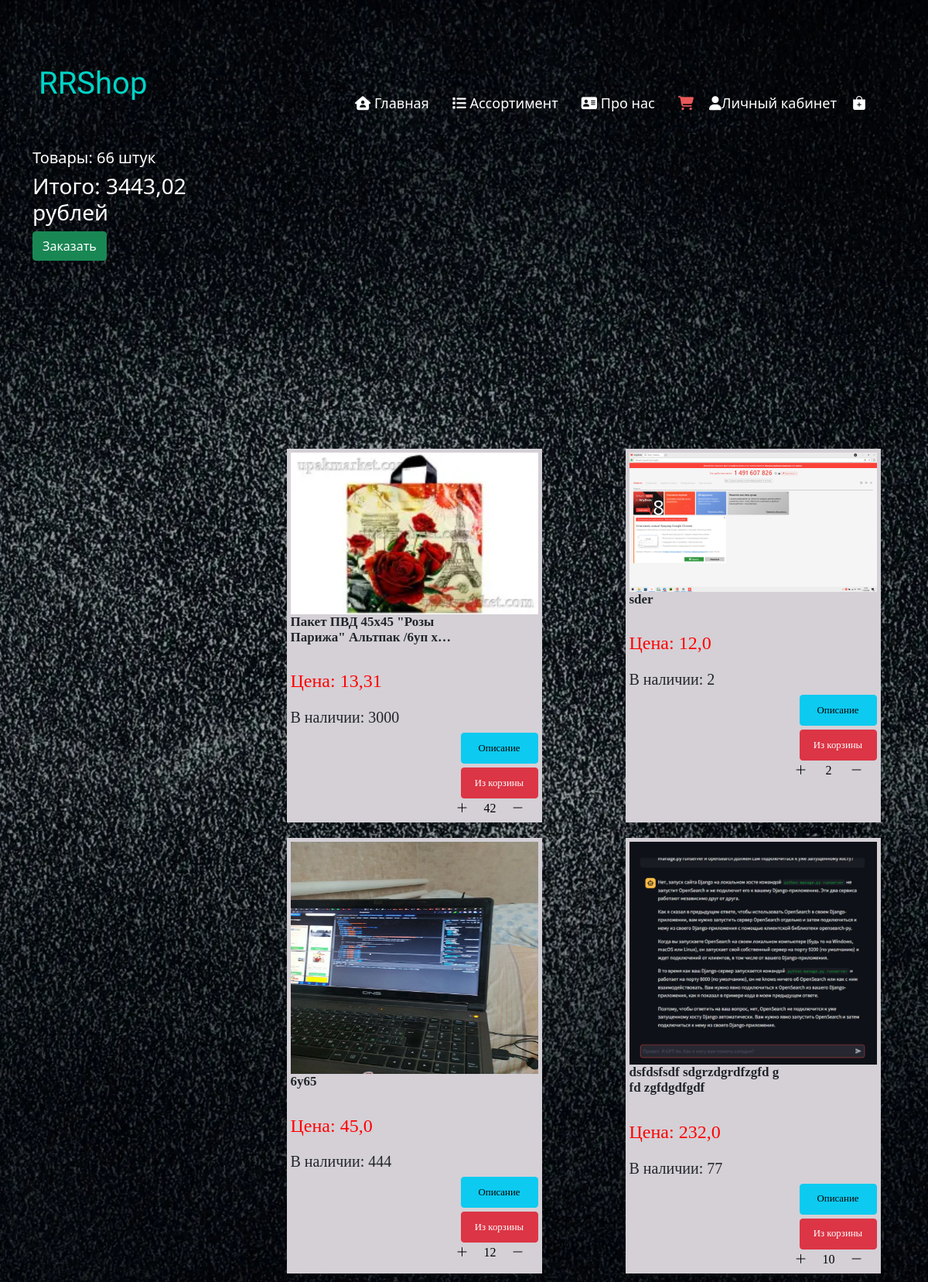
The app's page /basket (signed in) with its own data.
### news/models.py (models this page shows, shortened)
class Products(models.Model):
    title = models.CharField('Название товара', max_length=200)
    price = models.FloatField('Цена товара')
    additional_info = models.TextField('Описание товара')
    image = models.ImageField('Картинка', upload_to='images')
    THEME_CHOICES = (
        ('Пакеты', 'Пакеты'),
        ('Пластиковая одноразовая посуда', 'Пластиковая одноразовая посуда'),
        ('Бумажная одноразовая посуда', 'Бумажная одноразовая посуда'),
        ('Пластиковая упаковка', 'Пластиковая упаковка'),
        ('Бумажная упаковка', 'Бумажная упаковка'),
        ('Ланч боксы и лотки', 'Ланч боксы и лотки'),
        ('Пленка и скотч', 'Пленка и скотч'),
        ('Товары хоз назначения', 'Товары хоз назначения'),
        ('Монтажные летны', 'Монтажные летны'),
        ('Сезонные товары', 'Сезонные товары'),
        ('Продукты питания', 'Продукты питания'),
        ('Бытовая химия', 'Бытовая химия'),
        ('Подарочная упаковка', 'Подарочная упаковка'),
        ('Новогодняя продукция', 'Новогодняя продукция'),
        ('Канцелярские товары', 'Канцелярские товары'),
    )
    category = models.CharField('Категория', max_length=100, choices=THEME_CHOICES)
    quantity = models.IntegerField('Штук в наличии')
    class Meta:
        verbose_name = 'Товар'
        verbose_name_plural = 'Товары'

### base/views.py (the view)
# urls.py: path('basket', views.basket, name='basket'),
def basket(request):
    products = list(Basket.objects.filter(username=request.user.username))
    products_itog = []
    products_id = []
    pr = ''
    for el in products: # Перебираем все продукты из корзины пользователя
        product_user = Products.objects.get(id=el.id_product) # Достаем данные о товаре из общей таблицы
        product_user.quantity_basket = el.quantity
        products_itog.append(product_user)
        products_id.append(product_user.id)
    return render(request, 'base/basket.html',
                  {'products_id': products_id, 'products': products_itog, 'active_b': 'basket',
                   'number': sum([el.quantity_basket for el in products_itog]), 'summa': sum(el.price * el.quantity_basket for el in products_itog)})

### base/templates/base/basket.html (shortened to what this page needs)
{% extends 'base/layout.html' %}
{% block content %}
{% load static %}
    <div class="abs_basket">
        {% for el in products %}
            <div class="assortment">
                <img src="/media/{{el.image}}" onclick="openImage('/media/{{el.image}}')">
                <div class="text_block">
                    <h3 class='title_desktop' style="">{{ el.title }}</h3><br>
                    <h4 class="price">Цена: {{ el.price }}</h4>
                    <h5 class="nail_desktop">В наличии: {{ el.quantity }}</h5>
                    <div class="button_asort" style="">
                        <button class="btn btn-info" id="info" onclick="openDialog('{{ el.id }}')">
                            <span class="text_about1">Описание</span>
                        </button>
                        <button id="delete-to-cart-{{ el.id }}" class="btn btn-danger" onclick="removeFromCart('{{ el.id }}')">
                            <span class="text_out1"><a href="{% url 'delete_to_cart_basket' %}?id={{ el.id }}">Из корзины</a></span>
                        </button>
                        <div class="quantity_product_a" data-id="{{ el.id }}" id="product-card" quantity="{{ el.quantity }}">
                          <button class="increase-btn"><i class="bi bi-plus-lg"></i></button>
                          <input id='input_{{ el.id }}' type="number" class="counter-input" value="{{ el.quantity_basket }}" min="1" max="100" data-product-id="{{ el.id }}">
                          <button class="decrease-btn"><i class="bi bi-dash-lg"></i></button>
                        </div>
                    </div>
                </div>
            </div>
	    {% endfor %}
    </div>
    <div class="bask">
        <div class="pad_text_basket">
            <h5 class="total-quantity">Товары: {{number}} штук</h5>
            <h3 class="total-price">Итого: {{summa}} рублей</h3>
            <div class="button_buy">
                <button onclick="openPopup('{{request.user.username}}', '{{summa}}', '{{request.user.last_name}}',  '{{info}}', '{{request.user.id}}')" class="btn btn-success">Заказать</button>
            </div>
        </div>
    </div>
{% endblock %}

### base/static/base/css/main.css (style rules this page uses)
body { font-family: "PT Sans", sans-serif; background-size: 100%; padding: 0; background-attachment: fixed; background-size: cover; background-repeat: no-repeat; background-position: center center; margin-bottom: 200px; }
.bask { float: left; padding: 3.5%; color: #fff; position: fixed; font-weight: bold; }

### base/static/base/css/assortment.css (style rules this page uses)
.quantity_product_a { width: 35%; margin-left: auto; margin-right: 0; }
:root { --rad: .7rem; --dur: .3s; --color-dark: #2f2f2f; --color-light: #fff; --color-brand: #57bd84; --font-fam: 'Lato', sans-serif; --height: 5rem; --btn-width: 6rem; --bez: cubic-bezier(0, 0, 0.43, 1.49); }
:root { --vs-primary: 29 92 255; }
.assortment { position:relative; margin-right: 15px; display: inline-block; clear: both; width: 330px; height: auto; min-height: 400px; padding: 5px; margin-bottom: 20px; background: #d4d0d6; transition: transform .6s ease; box-sizing: border-box; }
.abs_basket { margin-left: 324px; top: 35%; position: absolute; justify-content: space-around; display: flex; flex-wrap: wrap; }
.abs_basket a { text-decoration: none; color: white; }
.pad_text_basket { margin: 150px 0 20% 0; }
.total-price { max-width: 280px; }
.button_asort .btn-info, .button_asort .btn-success, .button_asort .btn-danger { margin-top: 5px; display: block; width: 100px; height: 40px; font-size: 80%; margin-left:auto; }
.assortment img { width: 100%; float: center; height: auto; max-height: 300px; }
.text_block { font-family: Comic Sans MS, Comic Sans, cursive; font-weight: bold; width: 100%; }
.text_block h3 { font-size: 17px; font-weight: bold; width: 65%; word-wrap: break-word; overflow-wrap: break-word; overflow: hidden; -webkit-line-clamp: 2; line-clamp: 2; -webkit-box-orient: vertical; }
.title_desktop { display: -webkit-box; }
.text_block h4 { color: red; width: 65%; }
.nail_desktop { margin-top: 20px; }
.counter-input { height: 20px; width: 36px; border: none; background: #4d4d4d; text-align: center; }
.decrease-btn, .increase-btn { background: #d4d0d6; border: none; }
.counter-input { -webkit-appearance: none; background: #d4d0d6; }

### records on screen
Products: image (picture), title "Пакет ПВД 45х45 \"Розы Парижа\" Альтпак /6уп…", price "13,31", quantity "3000", quantity_basket "42"
Products: image (picture), title "sder", price "12,0", quantity "2", quantity_basket "2"
Products: image (picture), title "6y65", price "45,0", quantity "444", quantity_basket "12"
Products: image (picture), title "dsfdsfsdf sdgrzdgrdfzgfd g fd zgfdgdfgdf", price "232,0", quantity "77", quantity_basket "10"

### other values on screen
{{ number }} "66"
{{ summa }} "3443,02"
